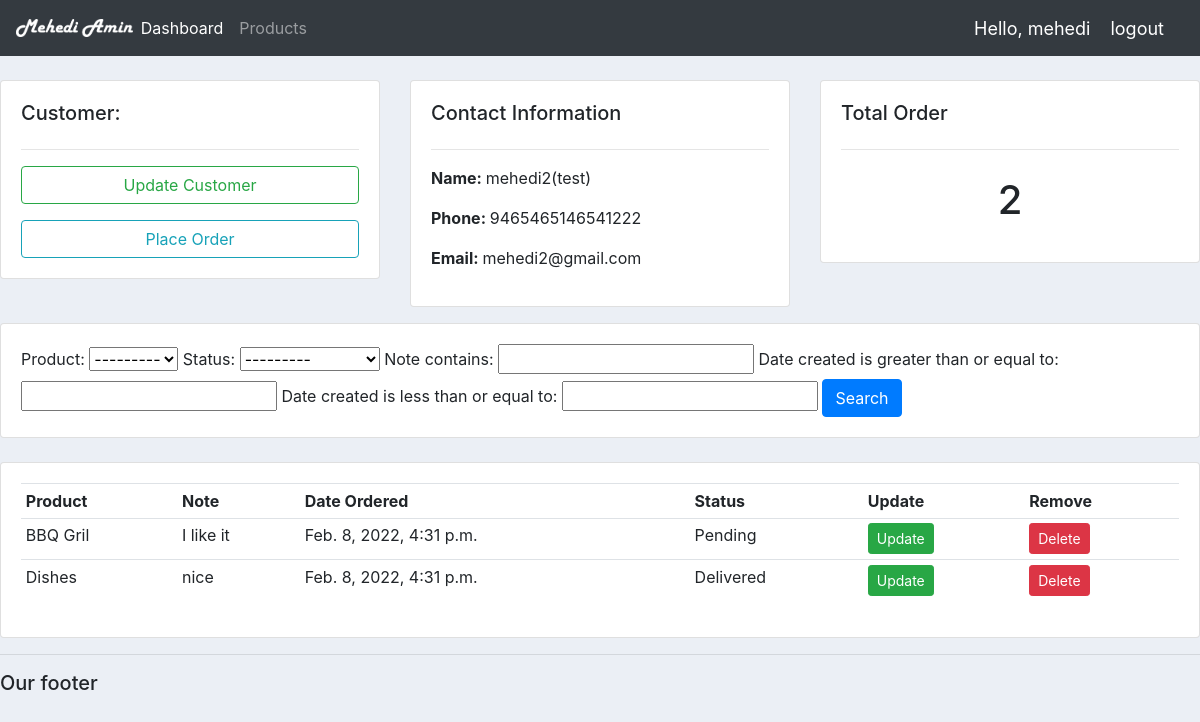
The app's page /customer/5/ (signed in) with its own data.
### accounts/models.py (models this page shows, shortened)
class Customer(models.Model):
	user = models.OneToOneField(User, null=True, blank=True, on_delete=models.CASCADE)
	name = models.CharField(max_length=200, null=True)
	phone = models.CharField(max_length=200, null=True)
	email = models.CharField(max_length=200, null=True)
	profile_pic = models.ImageField(default="profile1.png", null=True, blank=True)
	date_created = models.DateTimeField(auto_now_add=True, null=True)

class Order(models.Model):
	STATUS = (
			('Pending', 'Pending'),
			('Out for delivery', 'Out for delivery'),
			('Delivered', 'Delivered'),
			)
	customer = models.ForeignKey(Customer, null=True, on_delete= models.SET_NULL)
	product = models.ForeignKey(Product, null=True, on_delete= models.SET_NULL)
	date_created = models.DateTimeField(auto_now_add=True, null=True)
	status = models.CharField(max_length=200, null=True, choices=STATUS)
	note = models.CharField(max_length=1000, null=True)

class Product(models.Model):
	CATEGORY = (
			('Indoor', 'Indoor'),
			('Out Door', 'Out Door'),
			)
	name = models.CharField(max_length=200, null=True)
	price = models.FloatField(null=True)
	category = models.CharField(max_length=200, null=True, choices=CATEGORY)
	description = models.CharField(max_length=200, null=True, blank=True)
	date_created = models.DateTimeField(auto_now_add=True, null=True)
	tags = models.ManyToManyField(Tag)
	def __str__(self):
		return self.name

### accounts/decorators.py (the view)
        def wrapper_func(request, *args, **kwargs):
            group = None
            if request.user.groups.exists():
                group = request.user.groups.all()[0].name
            if group in allowed_roles:
                return view_func(request, *args, **kwargs)
            else:
                return HttpResponse('You are not authorized to view this page')

### accounts/views.py (called while the page is built)
@login_required(login_url='login')
@allowed_users(allowed_roles=['admin'])
def customer(request, pk_test):
    customer = Customer.objects.get(id=pk_test)
    orders = customer.order_set.all()
    order_count = orders.count()
    myFilter = OrderFilter(request.GET, queryset=orders)
    orders = myFilter.qs
    context = {'customer':customer, 'orders':orders, 'order_count':order_count,'myFilter':myFilter}
    return render(request,'accounts/customer.html',context)

### accounts/templates/accounts/customer.html
{% extends 'accounts/main.html' %}
{% block content %}
<br>
<div class="row">
    <div class="col-md">
        <div class="card card-body">
            <h5>Customer:</h5>
            <hr>
            <a href="" class="btn btn-outline-success btn-sm-btn-block mb-3">Update Customer</a>
            <a href="{% url 'create_order' customer.id %}" class="btn btn-outline-info btn-sm-btn-block">Place Order</a>
        </div>
    </div>
    <div class="col-md">
        <div class="card card-body">
            <h5>Contact Information</h5>
            <hr>
            <p><b>Name: </b>{{customer.name}}</p>
            <p><b>Phone: </b> {{customer.phone}}</p>
            <p><b>Email: </b> {{customer.email}}</p>
        </div>
    </div>
    <div class="col-md">
        <div class="card card-body">
            <h5>Total Order</h5>
            <hr>
            <h1 style="text-align: center; padding: 10px;">{{order_count}}</h1>
        </div>
    </div>
</div>
<div class="row">
    <div class="col mt-3">
        <div class="card card-body">
            <form method = "get">
                {{myFilter.form}}
                <button class="btn btn-primary" type="submit">Search</button>
            </form>
        </div>
    </div>
</div>
<br>
<div class="row">
    <div class="col-md">
        <div class="card card-body">
            <table class="table table-sm">
                <tr>
                    <th>Product</th>
                    <th>Note</th>
                    <th>Date Ordered</th>
                    <th>Status</th>
                    <th>Update</th>
                    <th>Remove</th>
                </tr>
                {% for order in orders %}
                <tr>
                    <td>{{order.product}}</td>
                    <td>{{order.note}}</td>
                    <td>{{order.date_created}}</td>
                    <td>{{order.status}}</td>
                    <td><a href="#" class="btn btn-sm btn-success">Update</a></td>
                    <td><a href="#" class="btn btn-sm btn-danger">Delete</a></td>
                </tr>
                {%endfor%}
            </table>
        </div>
    </div>
</div>
{% endblock %}

### accounts/templates/accounts/navbar.html (shortened to what this page needs)
{% load static %}
<nav class="navbar navbar-expand-lg navbar-dark bg-dark nav-logo">
<img src="{% static 'images/logo.png' %}" alt="logo"></a>
  <div class="collapse navbar-collapse" id="navbarNav">
    <ul class="navbar-nav">
      {% if request.user.is_staff %}
      <li class="nav-item active">
        <a class="nav-link" href="{% url 'home' %}">Dashboard</a>
      </li>
      <li class="nav-item">
        <a class="nav-link" href="{% url 'products' %}">Products</a>
      </li>
      {% else %}
      <li class="nav-item">
        <a class="nav-link" href="{% url 'account' %}">Settings</a>
      </li>
      {% endif %}
    </ul>
  </div>
  <span class="hello-msg">Hello, {{request.user}}</span>
  <span><a class="hello-msg" href="{% url 'logout' %}">logout</a></span>
</nav>

### static/css/main.css (style rules this page uses)
body { background-color: #ebeff5; }
.nav-logo img { width: 10%; }

### accounts/templates/accounts/navbar.html (style rules this page uses)
.hello-msg { font-size: 18px; color: #fff; margin-right: 20px; }

### records on screen
Customer: name "mehedi2(test)", phone "9465465146541222", email "mehedi2@gmail.com"
Order: product "BBQ Gril", note "I like it", date_created "Feb. 8, 2022, 4:31 p.m.", status "Pending"
Order: product "Dishes", note "nice", date_created "Feb. 8, 2022, 4:31 p.m.", status "Delivered"

### other values on screen
{{ request.user }} "mehedi"
{{ order_count }} "2"
